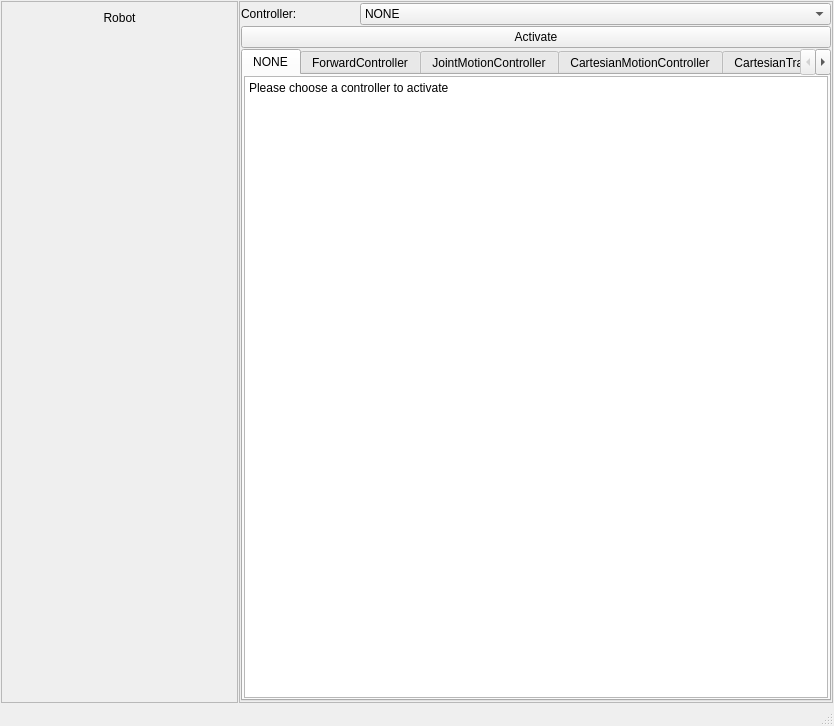
<?xml version="1.0" encoding="UTF-8"?>
<ui version="4.0">
 <class>MainWindow</class>
 <widget class="QMainWindow" name="MainWindow">
  <property name="geometry">
   <rect>
    <x>0</x>
    <y>0</y>
    <width>834</width>
    <height>726</height>
   </rect>
  </property>
  <property name="windowTitle">
   <string>Robot GUI</string>
  </property>
  <widget class="QWidget" name="centralwidget">
   <layout class="QGridLayout" name="gridLayout" columnstretch="20,50">
    <property name="leftMargin">
     <number>1</number>
    </property>
    <property name="topMargin">
     <number>1</number>
    </property>
    <property name="rightMargin">
     <number>1</number>
    </property>
    <property name="bottomMargin">
     <number>1</number>
    </property>
    <property name="spacing">
     <number>1</number>
    </property>
    <item row="0" column="0">
     <widget class="QFrame" name="frame">
      <property name="minimumSize">
       <size>
        <width>0</width>
        <height>0</height>
       </size>
      </property>
      <property name="frameShape">
       <enum>QFrame::StyledPanel</enum>
      </property>
      <property name="frameShadow">
       <enum>QFrame::Raised</enum>
      </property>
      <layout class="QFormLayout" name="formLayout">
       <item row="0" column="0" colspan="2">
        <widget class="QLabel" name="label">
         <property name="text">
          <string>Robot</string>
         </property>
         <property name="alignment">
          <set>Qt::AlignCenter</set>
         </property>
        </widget>
       </item>
      </layout>
     </widget>
    </item>
    <item row="0" column="1">
     <widget class="QFrame" name="frame_2">
      <property name="sizePolicy">
       <sizepolicy hsizetype="Preferred" vsizetype="Expanding">
        <horstretch>0</horstretch>
        <verstretch>0</verstretch>
       </sizepolicy>
      </property>
      <property name="frameShape">
       <enum>QFrame::StyledPanel</enum>
      </property>
      <property name="frameShadow">
       <enum>QFrame::Raised</enum>
      </property>
      <layout class="QGridLayout" name="gridLayout_2" columnstretch="10,40">
       <property name="leftMargin">
        <number>1</number>
       </property>
       <property name="topMargin">
        <number>1</number>
       </property>
       <property name="rightMargin">
        <number>1</number>
       </property>
       <property name="bottomMargin">
        <number>1</number>
       </property>
       <property name="spacing">
        <number>1</number>
       </property>
       <item row="2" column="0" colspan="2">
        <widget class="QTabWidget" name="tabWidget_2">
         <property name="sizePolicy">
          <sizepolicy hsizetype="Expanding" vsizetype="Preferred">
           <horstretch>0</horstretch>
           <verstretch>0</verstretch>
          </sizepolicy>
         </property>
         <property name="currentIndex">
          <number>0</number>
         </property>
         <widget class="QWidget" name="tab_5">
          <attribute name="title">
           <string>NONE</string>
          </attribute>
          <layout class="QVBoxLayout" name="verticalLayout_3">
           <property name="spacing">
            <number>1</number>
           </property>
           <property name="leftMargin">
            <number>1</number>
           </property>
           <property name="topMargin">
            <number>1</number>
           </property>
           <property name="rightMargin">
            <number>1</number>
           </property>
           <property name="bottomMargin">
            <number>1</number>
           </property>
           <item>
            <widget class="QPlainTextEdit" name="plainTextEdit">
             <property name="readOnly">
              <bool>true</bool>
             </property>
             <property name="plainText">
              <string>Please choose a controller to activate</string>
             </property>
            </widget>
           </item>
          </layout>
         </widget>
         <widget class="QWidget" name="tab_3">
          <attribute name="title">
           <string>ForwardController</string>
          </attribute>
          <layout class="QFormLayout" name="formLayout_3"/>
         </widget>
         <widget class="QWidget" name="JointMotionController">
          <attribute name="title">
           <string>JointMotionController</string>
          </attribute>
         </widget>
         <widget class="QWidget" name="tab_6">
          <attribute name="title">
           <string>CartesianMotionController</string>
          </attribute>
         </widget>
         <widget class="QWidget" name="tab_7">
          <attribute name="title">
           <string>CartesianTrajectoryController</string>
          </attribute>
         </widget>
         <widget class="QWidget" name="tab_8">
          <attribute name="title">
           <string>AdmittanceController</string>
          </attribute>
         </widget>
          <widget class="QWidget" name="CartesianImpedancePDPlusController">
          <attribute name="title">
           <string>CartesianImpedancePDPlusController</string>
          </attribute>
          <layout class="QVBoxLayout" name="verticalLayout_4"/>
         </widget>
         <!-- 新增标签页2：阻抗PD控制器（代码中使用的widget(7)） -->
         <widget class="QWidget" name="CartesianImpedancePDController">
          <attribute name="title">
           <string>CartesianImpedancePDController</string>
          </attribute>
          <layout class="QVBoxLayout" name="verticalLayout_5"/>
         </widget>
         <widget class="QWidget" name="tab_4">
          <attribute name="title">
           <string>ForceDragController</string>
          </attribute>
         </widget>
        </widget>
       </item>
       <item row="1" column="0" colspan="2">
        <widget class="QPushButton" name="pushButton">
         <property name="text">
          <string>Activate</string>
         </property>
        </widget>
       </item>
       <item row="0" column="0">
        <widget class="QLabel" name="label_2">
         <property name="text">
          <string>Controller:</string>
         </property>
         <property name="alignment">
          <set>Qt::AlignLeading|Qt::AlignLeft|Qt::AlignVCenter</set>
         </property>
        </widget>
       </item>
       <item row="0" column="1">
        <widget class="QComboBox" name="comboBox">
         <item>
          <property name="text">
           <string>NONE</string>
          </property>
         </item>
         <item>
          <property name="text">
           <string>ForwardController</string>
          </property>
         </item>
         <item>
          <property name="text">
           <string>JointMotionController</string>
          </property>
         </item>
         <item>
          <property name="text">
           <string>CartesianMotionController</string>
          </property>
         </item>
         <item>
          <property name="text">
           <string>CartesianTrajectoryController</string>
          </property>
         </item>
         <item>
          <property name="text">
           <string>AdmittanceController</string>
          </property>
         </item>
         <item>
          <property name="text">
           <string>CartesianImpedancePDPlusController</string>
          </property>
         </item>
         <item>
          <property name="text">
           <string>CartesianImpedancePDController</string>
          </property>
         </item>
         <item>
          <property name="text">
           <string>ForceDragController</string>
          </property>
         </item>
        </widget>
       </item>
      </layout>
     </widget>
    </item>
   </layout>
  </widget>
  <widget class="QMenuBar" name="menubar">
   <property name="geometry">
    <rect>
     <x>0</x>
     <y>0</y>
     <width>834</width>
     <height>23</height>
    </rect>
   </property>
  </widget>
  <widget class="QStatusBar" name="statusbar"/>
 </widget>
 <resources/>
 <connections/>
</ui>
